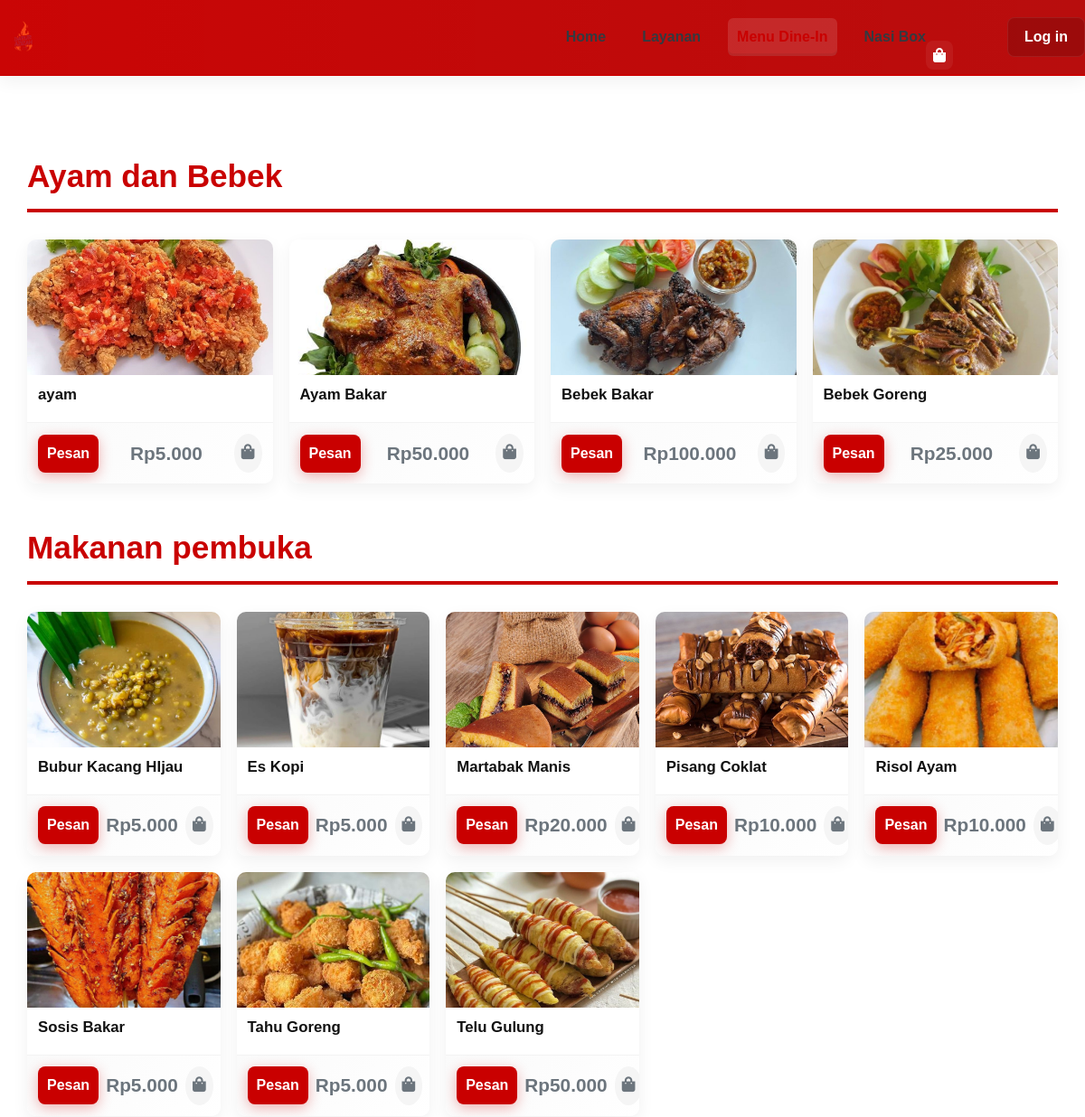
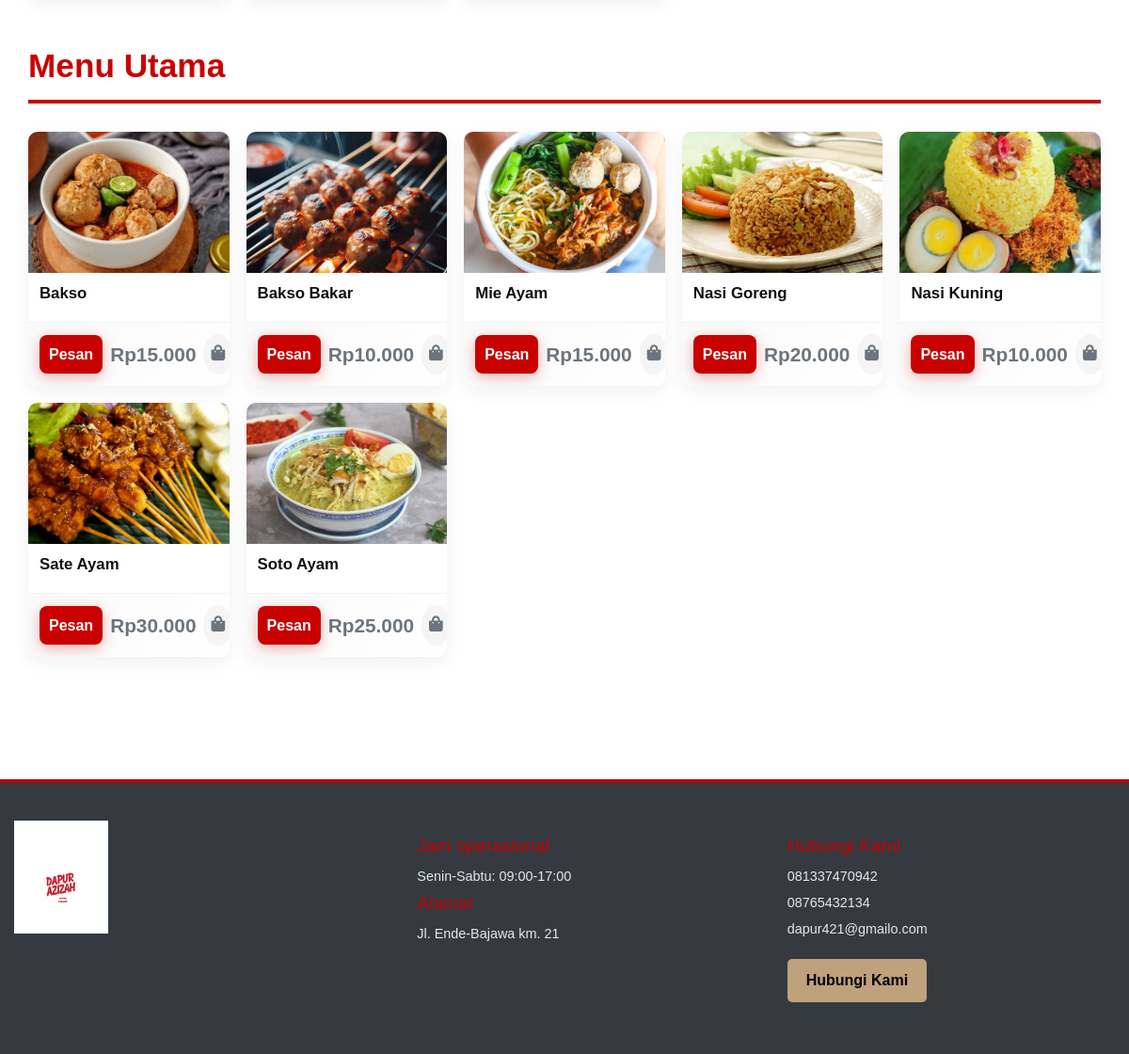
Page /menu_dine_in.php on the committed database (2 pictures, top to bottom).
### tables this page shows
CREATE TABLE `produk` (
  `id` int NOT NULL,
  `nama_makanan` varchar(100) NOT NULL,
  `harga_makanan` decimal(10,0) NOT NULL,
  `foto` varchar(255) DEFAULT NULL,
  `kategori` varchar(50) NOT NULL
);

### menu_dine_in.php (the view, shortened to what this page needs)
<?php
include 'koneksi.php';
$is_logged_in = isset($_SESSION['is_logged_in']) && $_SESSION['is_logged_in'] === true;
if ($is_logged_in) {
    $nav_link_url = "user_logout.php";
    $nav_link_text = "Logout (" . htmlspecialchars($_SESSION['user_username'] ?? 'Pembeli') . ")";
} else {
    $nav_link_url = "user_login.php";
    $nav_link_text = "Log in";
}
function format_rupiah($angka) {
    return 'Rp' . number_format($angka, 0, ',', '.');
}
$query_produk = "SELECT id, nama_makanan, harga_makanan, foto, kategori FROM produk ORDER BY kategori, nama_makanan";
$result_produk = mysqli_query($conn, $query_produk);
$produk_by_kategori = [];
if ($result_produk && mysqli_num_rows($result_produk) > 0) {
    while ($row = mysqli_fetch_assoc($result_produk)) {
        $produk_by_kategori[$row['kategori']][] = $row;
    }
}
?>
<!DOCTYPE html>
<html lang="id">
<head>
    <link rel="stylesheet" href="css/menu_dine_in.css">
    <link rel="stylesheet" href="css/global.css">
    <link rel="stylesheet" href="css/navbar_footer.css">
    <link rel="stylesheet" href="css/style.css">
    <link href="https://cdn.jsdelivr.net/npm/bootstrap@5.3.2/dist/css/bootstrap.min.css" rel="stylesheet">
    <link rel="stylesheet" href="css/theme.css">
    <link rel="stylesheet" href="https://cdnjs.cloudflare.com/ajax/libs/font-awesome/5.15.4/css/all.min.css">
</head>
<body>
    <header class="main-header">
        <div class="logo">
            <img src="img/logo.png" alt="Dapur Azizah Logo">
        </div>
        <nav class="main-nav">
            <ul>
                <li><a href="index.php">Home</a></li>
                <li><a href="layanan.php">Layanan</a></li>
                <li><a href="menu_dine_in.php" class="active">Menu Dine-In</a></li>
                <li><a href="nasi_box.html">Nasi Box</a></li>
                <li><a href="cart.php" class="cart-icon" title="Keranjang Belanja"><i class="fas fa-shopping-bag"></i></a></li>
                <li><a href="<?php echo $nav_link_url; ?>" class="btn-login"><?php echo $nav_link_text; ?></a></li>
            </ul>
        </nav>
    </header>
    <main class="menu-content">
        <?php if (!empty($produk_by_kategori)): ?>
            <?php foreach ($produk_by_kategori as $kategori => $products): ?>
                <h2><?php echo htmlspecialchars($kategori); ?></h2>
                <section class="menu-grid">
                    <?php foreach ($products as $produk): ?>
                        <div class="product-card">
                            <img src="img/produk/<?php echo htmlspecialchars($produk['foto']); ?>" alt="<?php echo htmlspecialchars($produk['nama_makanan']); ?>">
                            <div class="product-info">
                                <h3><?php echo htmlspecialchars($produk['nama_makanan']); ?></h3>
                            </div>
                            <div class="product-actions">
                                <a href="add_to_cart.php?id=<?php echo $produk['id']; ?>" class="btn-pesan">Pesan</a>
                                <span class="product-price"><?php echo format_rupiah($produk['harga_makanan']); ?></span>
                                <a href="add_to_cart.php?id=<?php echo $produk['id']; ?>" class="cart-icon-product" title="Tambah ke keranjang">
                                    <i class="fas fa-shopping-bag"></i>
                                </a>
                            </div>
                        </div>
                    <?php endforeach; ?>
                </section>
            <?php endforeach; ?>
        <?php else: ?>
            <p style="text-align: center; margin-top: 50px; font-size: 1.2rem;">Maaf, menu belum tersedia saat ini.</p>
        <?php endif; ?>
    </main>
     <footer class="main-footer">
            <div class="footer-content">
                <div class="footer-logo-box">
                    <img src="img/1.png" alt="Dapur Azizah">
                    </div>
                <div class="footer-info">
                    <h3>Jam operasional</h3>
                    <p>Senin-Sabtu: 09:00-17:00</p>
                    <h3>Alamat</h3>
                    <p>Jl. Ende-Bajawa km. 21</p>
                </div>
                <div class="footer-contact">
                    <h3>Hubungi Kami</h3>
                    <p>081337470942</p>
                    <p>08765432134</p>
                    <p>dapur421@gmailo.com</p>
                    <button class="btn-contact">Hubungi Kami</button>
                </div>
            </div>
        </footer>
</body>
        </html>

### css/menu_dine_in.css (style rules this page uses)
.menu-content { padding: 40px 15px; max-width: 1400px; margin: 0 auto; }
.menu-content h2 { color: var(--primary-color); border-bottom: 4px solid var(--primary-color); padding-bottom: 15px; margin: 50px 15px 30px 15px; font-size: 2.2em; font-weight: 700; position: relative; }
.menu-content h2::after { content: ''; position: absolute; bottom: -4px; left: 0; width: 80px; height: 4px; background: linear-gradient(90deg, var(--primary-color), transparent); }
.menu-grid { display: grid; grid-template-columns: repeat(auto-fill, minmax(300px, 1fr)); gap: 35px; padding: 0 15px; margin-bottom: 50px; }
.product-card { background: #fff; border: none; border-radius: 15px; overflow: hidden; box-shadow: 0 6px 20px rgba(0, 0, 0, 0.08); transition: all 0.3s ease; display: flex; flex-direction: column; }
.product-card img { width: 100%; height: 240px; object-fit: cover; transition: transform 0.3s ease; }
.product-info { padding: 20px; flex-grow: 1; }
.product-info h3 { margin: 0 0 12px 0; font-size: 1.3em; color: var(--secondary-color); font-weight: 600; }
.product-actions { display: flex; justify-content: space-between; align-items: center; padding: 15px 20px; border-top: 2px solid #f0f0f0; background: linear-gradient(135deg, #fafafa 0%, #ffffff 100%); }
.product-price { font-weight: bold; color: var(--primary-color); font-size: 1.3em; font-weight: 700; }
.btn-pesan { background-color: var(--primary-color); color: white; text-decoration: none; padding: 10px 20px; border-radius: 8px; font-weight: bold; transition: all 0.3s ease; box-shadow: 0 4px 15px rgba(201, 0, 0, 0.3); }
.cart-icon-product { color: var(--secondary-color); font-size: 1.4em; transition: all 0.3s ease; padding: 8px; border-radius: 50%; background: #f5f5f5; }

### css/global.css (style rules this page uses)
:root { --primary-color: #c90000; --secondary-color: #343a40; --background-light: #f8f8f8; --font-family: 'Arial', sans-serif; --gap-spacing: 20px; }
body { font-family: var(--font-family); line-height: 1.6; margin: 0; padding: 0; background-color: white; color: #333; }
.main-header { display: flex; justify-content: space-between; align-items: center; padding: 15px 0; border-bottom: 2px solid var(--primary-color); }
.logo img { height: 50px; }
.main-nav ul { list-style: none; margin: 0; padding: 0; display: flex; align-items: center; gap: var(--gap-spacing); }
.main-nav a { text-decoration: none; color: var(--secondary-color); padding: 8px 10px; transition: color 0.3s; }
.main-nav a:hover, .main-nav a.active { color: var(--primary-color); font-weight: bold; }
.btn-login { background-color: var(--primary-color); color: white !important; padding: 8px 20px; border-radius: 5px; font-weight: bold; transition: background-color 0.3s; text-align: center; }
.main-footer { background-color: var(--secondary-color); color: white; padding: 40px 0; margin-top: 50px; }
.footer-content { max-width: 1200px; margin: 0 auto; padding: 0 15px; display: flex; justify-content: space-between; gap: 30px; flex-wrap: wrap; }
.footer-logo-box, .footer-info, .footer-contact { flex: 1; min-width: 200px; }
.footer-logo-box img { width: 100px; margin-bottom: 15px; }
.footer-info h3, .footer-contact h3 { color: var(--primary-color); margin-top: 0; margin-bottom: 10px; font-size: 1.2em; }
.footer-info p, .footer-contact p { margin: 5px 0; font-size: 0.9em; }
.btn-contact { background-color: var(--primary-color); color: white; border: none; padding: 10px 20px; border-radius: 5px; cursor: pointer; margin-top: 15px; transition: background-color 0.3s; }
.main-nav .cart-icon { font-size: 1.3em; padding: 5px 10px; color: var(--secondary-color); }

### rows in the picture
produk: foto (picture), nama_makanan "ayam", harga_makanan "Rp5.000"
produk: foto (picture), nama_makanan "Ayam Bakar", harga_makanan "Rp50.000"
produk: foto (picture), nama_makanan "Bebek Bakar", harga_makanan "Rp100.000"
produk: foto (picture), nama_makanan "Bebek Goreng", harga_makanan "Rp25.000"
produk: foto (picture), nama_makanan "Bubur Kacang HIjau", harga_makanan "Rp5.000"
produk: foto (picture), nama_makanan "Es Kopi", harga_makanan "Rp5.000"
produk: foto (picture), nama_makanan "Martabak Manis", harga_makanan "Rp20.000"
produk: foto (picture), nama_makanan "Pisang Coklat", harga_makanan "Rp10.000"
produk: foto (picture), nama_makanan "Risol Ayam", harga_makanan "Rp10.000"
produk: foto (picture), nama_makanan "Sosis Bakar", harga_makanan "Rp5.000"
produk: foto (picture), nama_makanan "Tahu Goreng", harga_makanan "Rp5.000"
produk: foto (picture), nama_makanan "Telu Gulung", harga_makanan "Rp50.000"
produk: foto (picture), nama_makanan "Bakso", harga_makanan "Rp15.000"
produk: foto (picture), nama_makanan "Bakso Bakar", harga_makanan "Rp10.000"
produk: foto (picture), nama_makanan "Mie Ayam", harga_makanan "Rp15.000"
produk: foto (picture), nama_makanan "Nasi Goreng", harga_makanan "Rp20.000"
produk: foto (picture), nama_makanan "Nasi Kuning", harga_makanan "Rp10.000"
produk: foto (picture), nama_makanan "Sate Ayam", harga_makanan "Rp30.000"
produk: foto (picture), nama_makanan "Soto Ayam", harga_makanan "Rp25.000"

### other values in the picture
$nav_link_text "Log in"
$kategori "Ayam dan Bebek"
$kategori "Makanan pembuka"
$kategori "Menu Utama"
